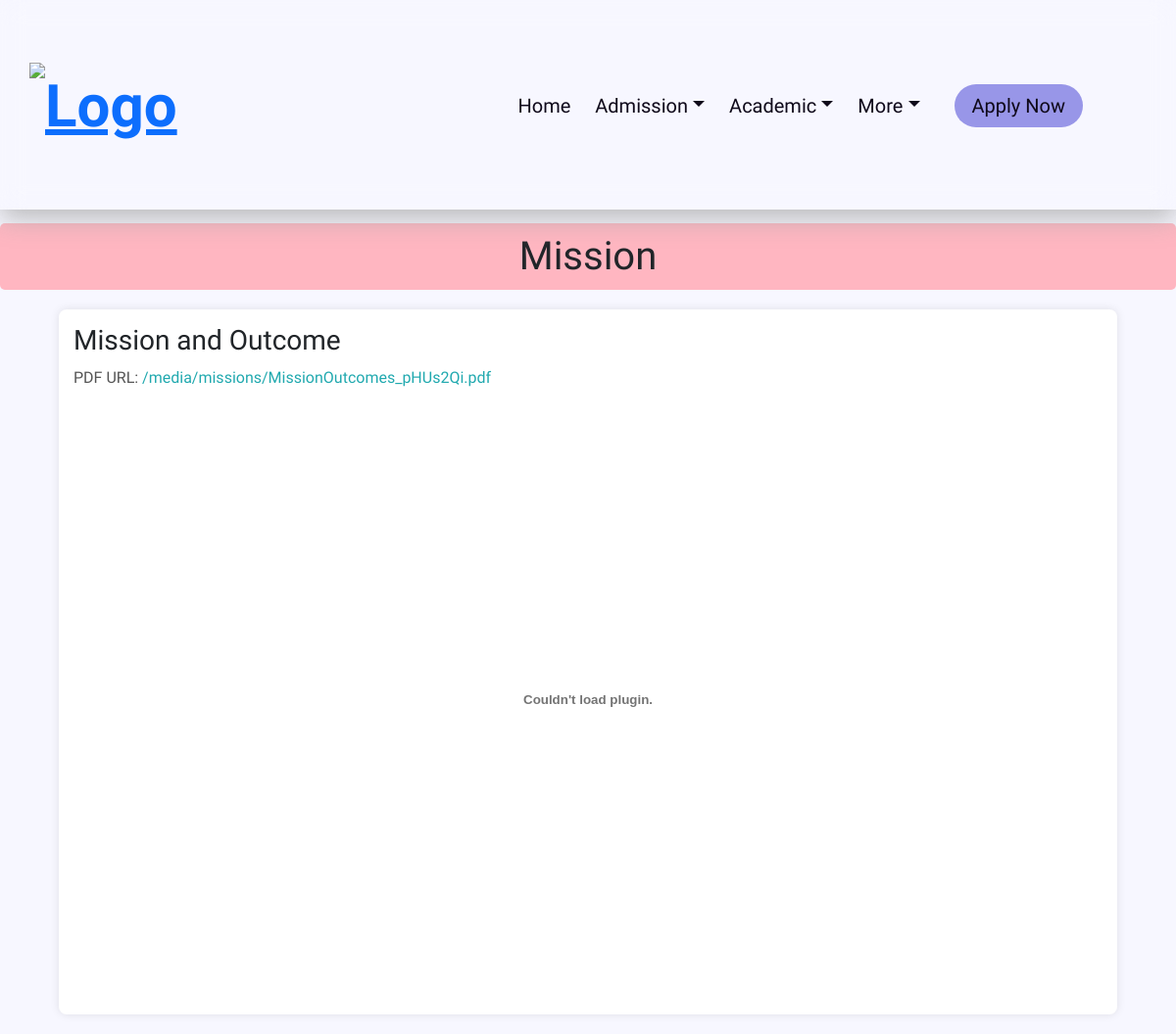
/aca/missions/, run on the app's committed database.
### academics/models.py (models this page shows, shortened)
class Mission(models.Model):
    title = models.CharField(max_length=255)
    pdf_file = models.FileField(upload_to='missions/')

### academics/views.py (the view)
# urls.py: path('missions/', views.mission_view, name='mission_view'),
def mission_view(request):
    missions = Mission.objects.all()  # Fetch all the mission PDFs from the database
    return render(request, 'files/mission.html', {
        'missions': missions,
    })

### templates/files/mission.html (shortened to what this page needs)
{% extends 'base.html' %}
{% load static %}
{% block content %}
    <h1>Mission</h1>
    {% if missions %}
        {% for mission in missions %}
            <div class="pdf-container">
                <h3>{{ mission.title }}</h3>
                <p>PDF URL: <a href="{{ mission.pdf_file.url }}" target="_blank">{{ mission.pdf_file.url }}</a></p>
                <embed src="{{ mission.pdf_file.url }}" type="application/pdf" width="100%" height="600px" />
            </div>
        {% endfor %}
    {% else %}
        <p class="no-results">No mission documents available.</p>
    {% endif %}
{% endblock %}

### static/css/base.css (style rules this page uses)
:root { --primary-color: #9896e8; --bg-color: #f7f7ff; --bg-shade: rgba(0, 0, 0, 0.03); --txt-color: #0f091a; --shadow-color: rgba(170, 170, 170, 0.78); --secondary-color: rgba(181, 181, 238, 0.39); transition: background-color 0.3s ease-in-out, color 0.3s ease-in-out, border-color 0.3s ease-in-out; }
* { box-sizing: border-box; margin: 0; padding: 0; font-family: 'Lexend', sans-serif; transition: background-color 0.3s ease-in-out, color 0.3s ease-in-out, border-color 0.3s ease-in-out, box-shadow 0.3s ease-in-out; }
body { background-color: var(--bg-color); --header-color: var(--primary-color); }
p { font-size: 16px; line-height: 1.6; color: var(--txt-color); }

### static/css/global.css (style rules this page uses)
body { font-family: 'Lexend', sans-serif; background-size: 400% 400%; margin: 0; }

### templates/files/mission.html (style rules this page uses)
body { font-family: Arial, sans-serif; background-color: #f4f4f9; margin: 0; padding: 0; color: #333; }
h1 { text-align: center; color: #8B0000; background-color: #FFB6C1; font-size: 3em; padding: 10px; border-radius: 5px; margin-top: 50px; }
.pdf-container { margin: 20px auto; background-color: #fff; box-shadow: 0 0 10px rgba(0, 0, 0, 0.1); border-radius: 8px; padding: 15px; width: 90%; max-width: 1100px; }
.pdf-container p { font-size: 1em; color: #555; }
.pdf-container a { color: #21a9af; text-decoration: none; }

### data on the page
Mission: title "Mission and Outcome", pdf_file "/media/missions/MissionOutcomes_pHUs2Qi.pdf"
